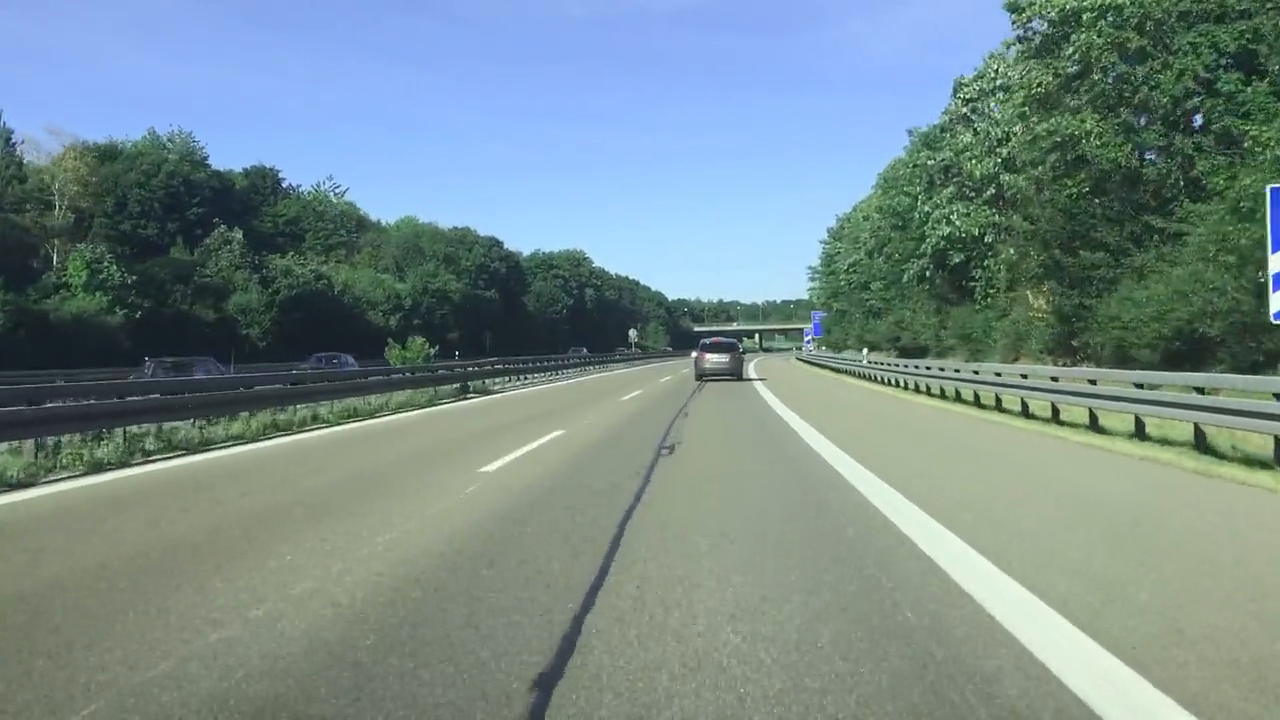
#> input picture frame 77 of Lane_video.mp4, 1280 x 720 px, given in place of Lane_video2.mp4, which was not available
$ python lanes.py
#> lines starting #> are read from the running program, lines starting #| are printed output that depends on the picture; after the words box and inside, x2 and y2 are one past the last pixel; in counts of white or black regions, pixels touching at a corner belong together; pictures that were not available may be replaced by others from this repository, and a replacement may not be noted
import cv2
import numpy as np
import matplotlib.pyplot as plt

def canny(img):
    grey=cv2.cvtColor(img,cv2.COLOR_BGR2GRAY)

    blur = cv2.GaussianBlur(grey,(5,5),0)

    #canny : It will perform a derivative and measure the adjacent changes in intensity in all directions, x and y
    canny=cv2.Canny(blur, 50,150)
    return canny

def region_of_interest(img):
    height=img.shape[0]
    poly=np.array([[(50,height),(600,height),(325,205)]])
    mask=np.zeros_like(img)
    cv2.fillPoly(mask,poly,255)
    masked_image= cv2.bitwise_and(img,mask)
    return masked_image

def display_lines(img,lines):
    line_img=np.zeros_like(img)
    if lines is not None:
        for line in lines:
            x1,y1,x2,y2=line.reshape(4)
            cv2.line(line_img,(x1,y1),(x2,y2),(255,0,0),10)
    return line_img

def make_coordinates(img,line_parameters):
    slope ,intercept=line_parameters
    y1=img.shape[0]
    y2=int(y1*(3.5/5))
    x1=int((y1-intercept)/slope)
    x2=int((y2-intercept)/slope)
    return np.array([x1,y1,x2,y2])

def average_slope_intersect(img,lines):
    left_fit=[]
    right_fit=[]
    for line in lines:
        x1,y1,x2,y2=line.reshape(4)
        parametes=np.polyfit((x1,x2),(y1,y2),1)
        slope=parametes[0]
        intercept=parametes[1]
        if slope < 0:
            left_fit.append((slope,intercept))
        else :
            right_fit.append((slope,intercept))
    left_fit_average = np.average(left_fit,axis=0)
    right_fit_average=np.average(right_fit, axis=0)
    left_line=make_coordinates(img,left_fit_average)
    right_line=make_coordinates(img,right_fit_average)
    print(left_fit)
    return np.array([left_line,right_line])


cap=cv2.VideoCapture("Lane_video2.mp4")
while(cap.isOpened()):
    _, frame=cap.read()
#> frame is the input picture: shape (720, 1280, 3); mean B, G, R 138.6, 139, 118.5
    canny_img=canny(frame)
#> in canny, `grey=cv2.cvtColor(img,cv2.COLOR_BGR2GRAY)`:
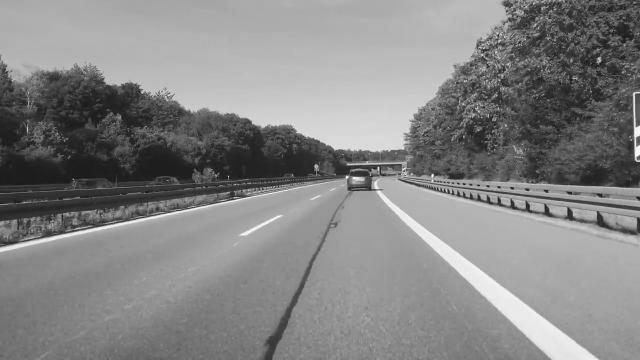
#> grey: shape (720, 1280) (shown at 1/2 size); min 0, max 255, mean 132.8
#> in canny, `canny=cv2.Canny(blur, 50,150)`:
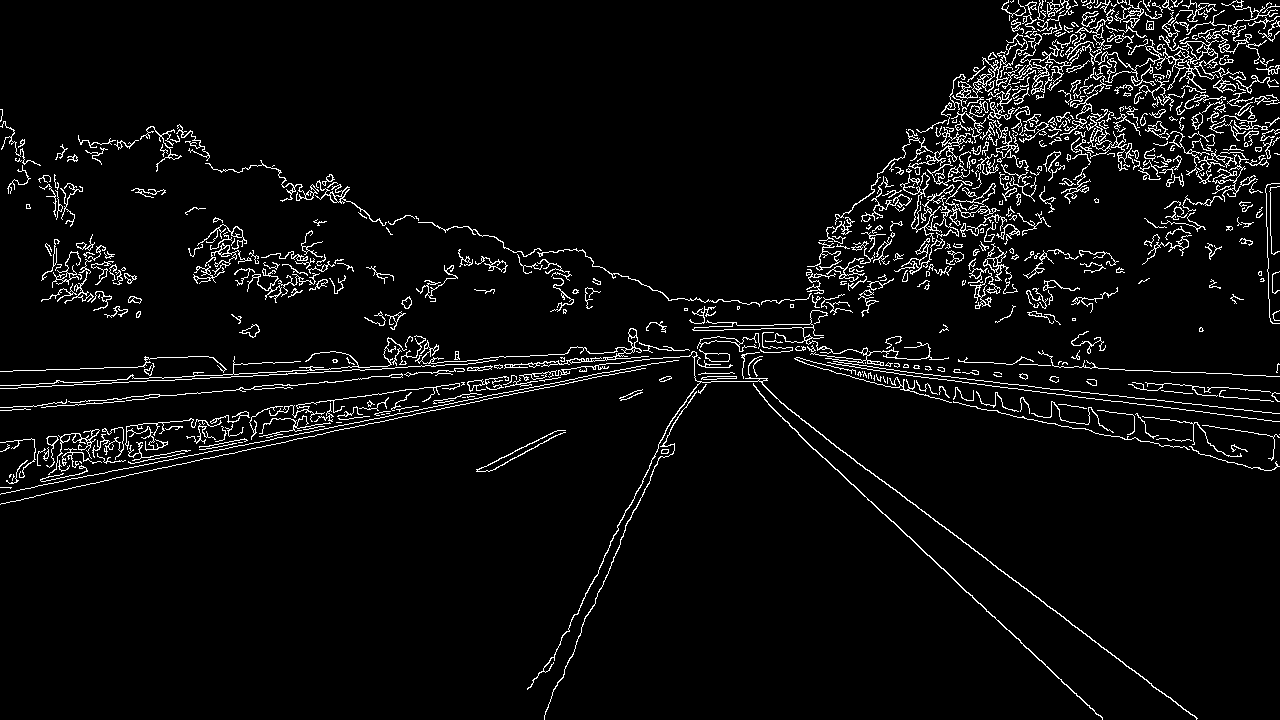
#> canny: shape (720, 1280); 4.8% white in thin lines or dots
    cropped_img=region_of_interest(canny_img)
#> in region_of_interest, `cv2.fillPoly(mask,poly,255)`:
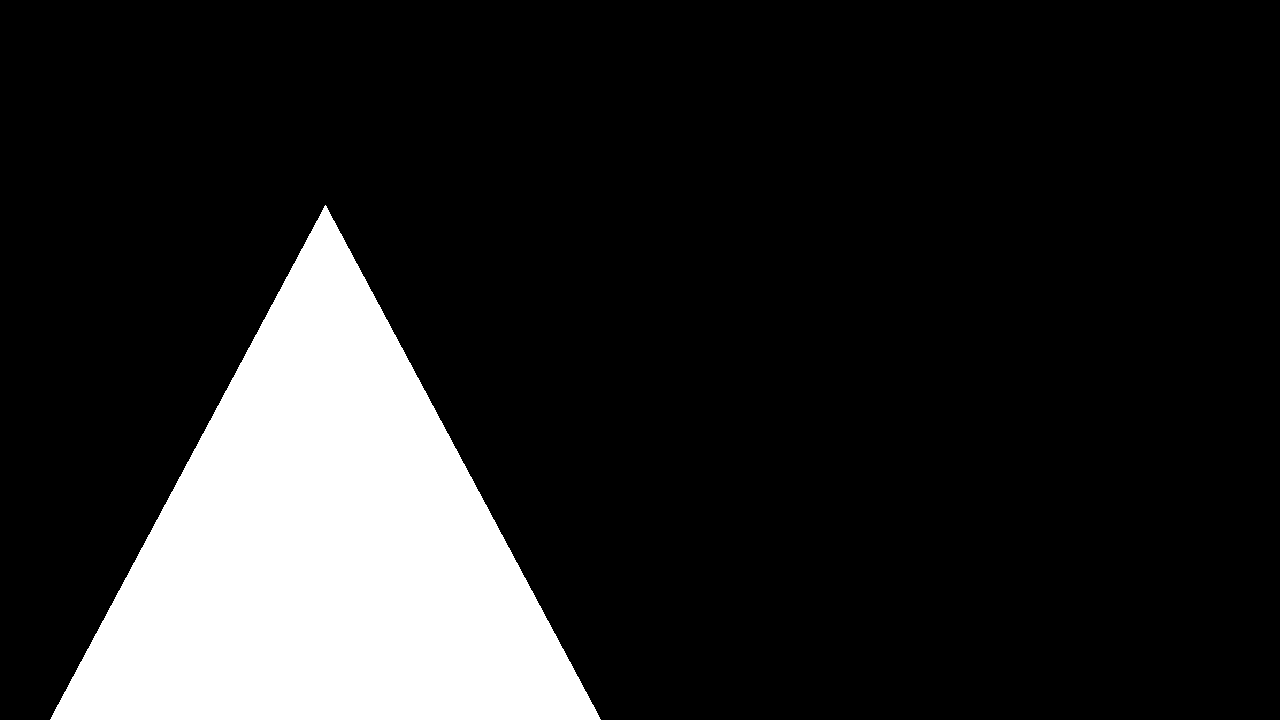
#> mask: shape (720, 1280); 15.4% white; 1 white region, box (x1, y1, x2, y2) and area: (50, 205, 601, 720) 142140
#> in region_of_interest, `masked_image= cv2.bitwise_and(img,mask)`:
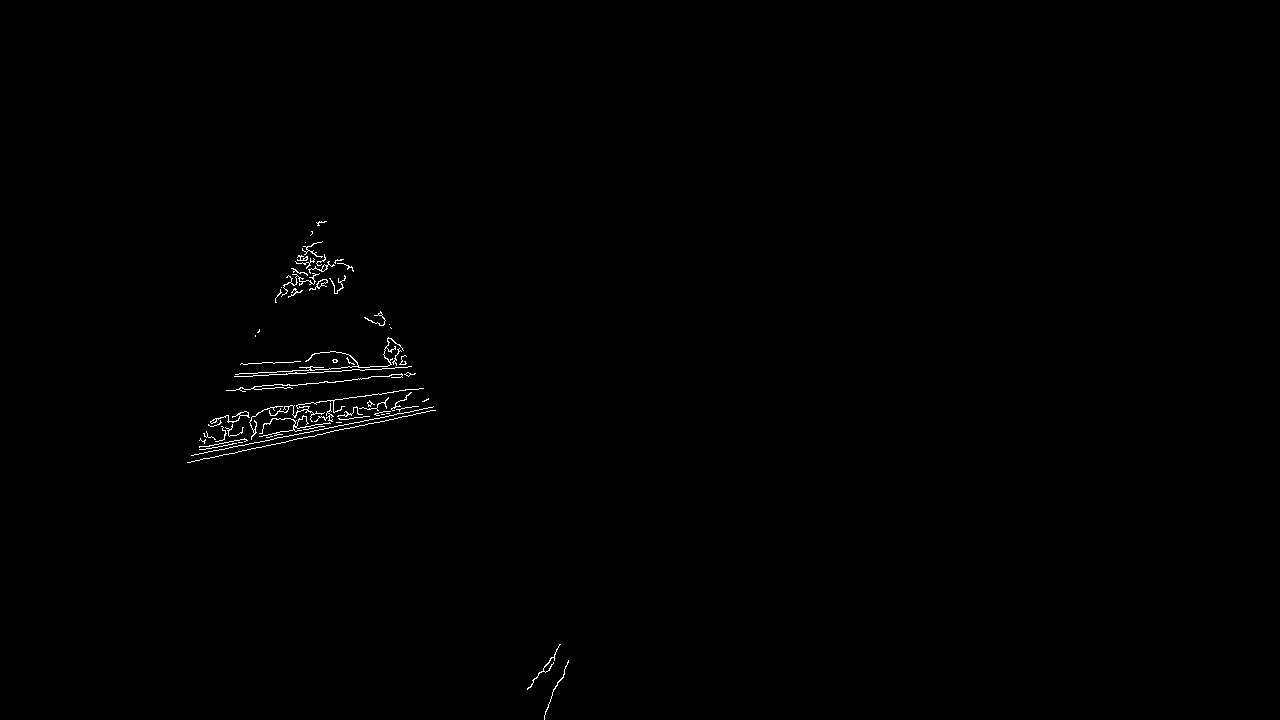
#> masked_image: shape (720, 1280); 0.38% white in thin lines or dots, all inside (x1, y1, x2, y2) = (187, 221, 569, 720)
    lines=cv2.HoughLinesP(cropped_img,2,np.pi/180,100,np.array([]),minLineLength=1,maxLineGap=10)
#> lines = 19 rows, first 6: [194, 454, 418, 410], [342, 370, 367, 369], [314, 403, 423, 388], [187, 462, 434, 410], [236, 376, 394, 368], [245, 439, 343, 419]
    print(lines)
#> (printed output is left out)
    avg_lines=average_slope_intersect(frame,lines)
#> the loop in average_slope_intersect, `for line in lines:` made 19 passes
#> (x1, y1, x2, y2, slope, intercept) on passes 1 to 8: (194, 454, 418, 410, -0.196, 492.1), (342, 370, 367, 369, -0.04, 383.7), (314, 403, 423, 388, -0.138, 446.2), (187, 462, 434, 410, -0.211, 501.4), (236, 376, 394, 368, -0.0506, 387.9), (245, 439, 343, 419, -0.204, 489), (254, 389, 410, 373, -0.103, 415.1), (359, 417, 415, 406, -0.196, 487.5)
#> after the loop in average_slope_intersect, `for line in lines:`: left_fit = 17 items, first 6: (-0.196, 492.1), (-0.04, 383.7), (-0.138, 446.2), (-0.211, 501.4), (-0.0506, 387.9), (-0.204, 489); right_fit = [(5.39e-14, 413), (1.06e-15, 407)]
#> in average_slope_intersect, `left_fit_average = np.average(left_fit,axis=0)`: left_fit_average = [-0.103, 441]
#> in average_slope_intersect, `right_fit_average=np.average(right_fit, axis=0)`: right_fit_average = [2.75e-14, 410]
#> in make_coordinates, `slope ,intercept=line_parameters`: slope = -0.103; intercept = 441
#> in make_coordinates, `x1=int((y1-intercept)/slope)`: x1 = -2714
#> in make_coordinates, `x2=int((y2-intercept)/slope)`: x2 = -603
#> in average_slope_intersect, `left_line=make_coordinates(img,left_fit_average)`: left_line = [-2714, 720, -603, 503]
#> in average_slope_intersect, `right_line=make_coordinates(img,right_fit_average)`: right_line = [11270788757381038, 720, 3381236627214575, 503]
#> (printed output is left out)
#> avg_lines = [[-2714, 720, -603, 503], [11270788757381038, 720, 3381236627214575, 503]]
#> the loop in display_lines, `for line in lines:` made 2 passes
#> (the run stopped early here; a loop or call above may not have finished)

$ run again, starting later in the video
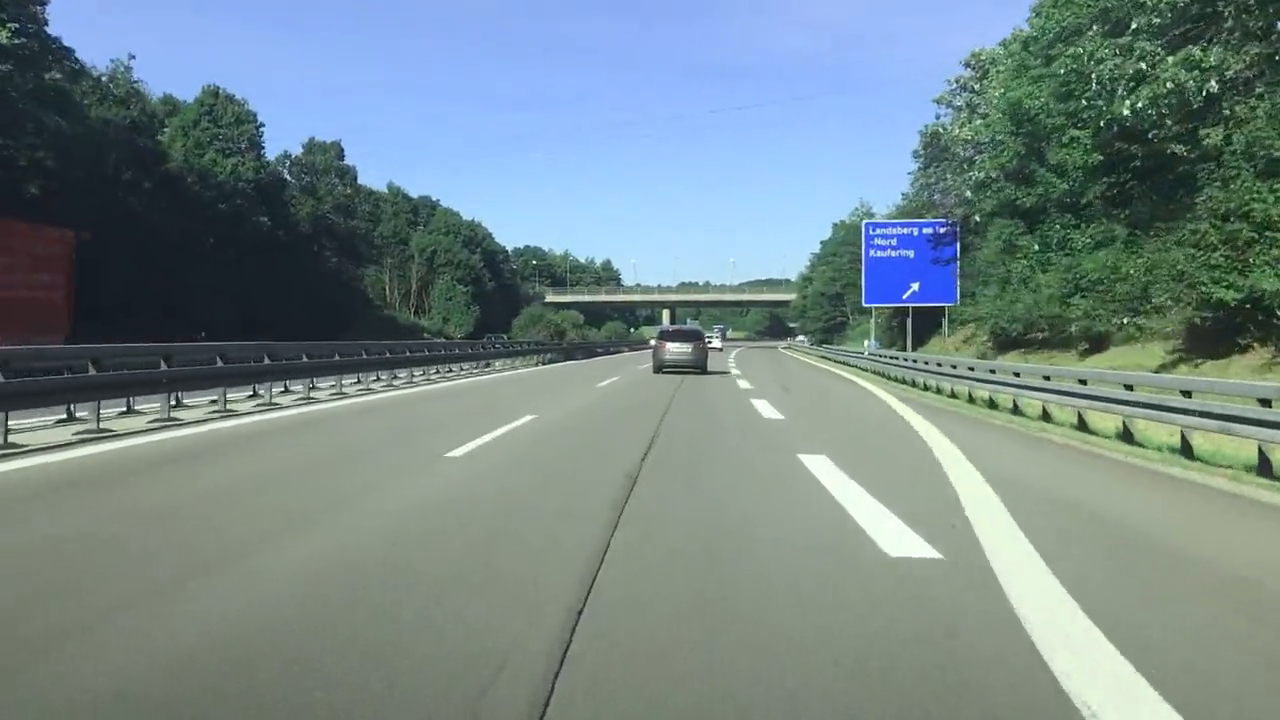
#> input picture frame 350 of Lane_video.mp4, 1280 x 720 px, given in place of Lane_video2.mp4, which was not available
#> frame is the input picture: shape (720, 1280, 3); mean B, G, R 136.8, 135.5, 116.9
#> in canny, `canny=cv2.Canny(blur, 50,150)`:
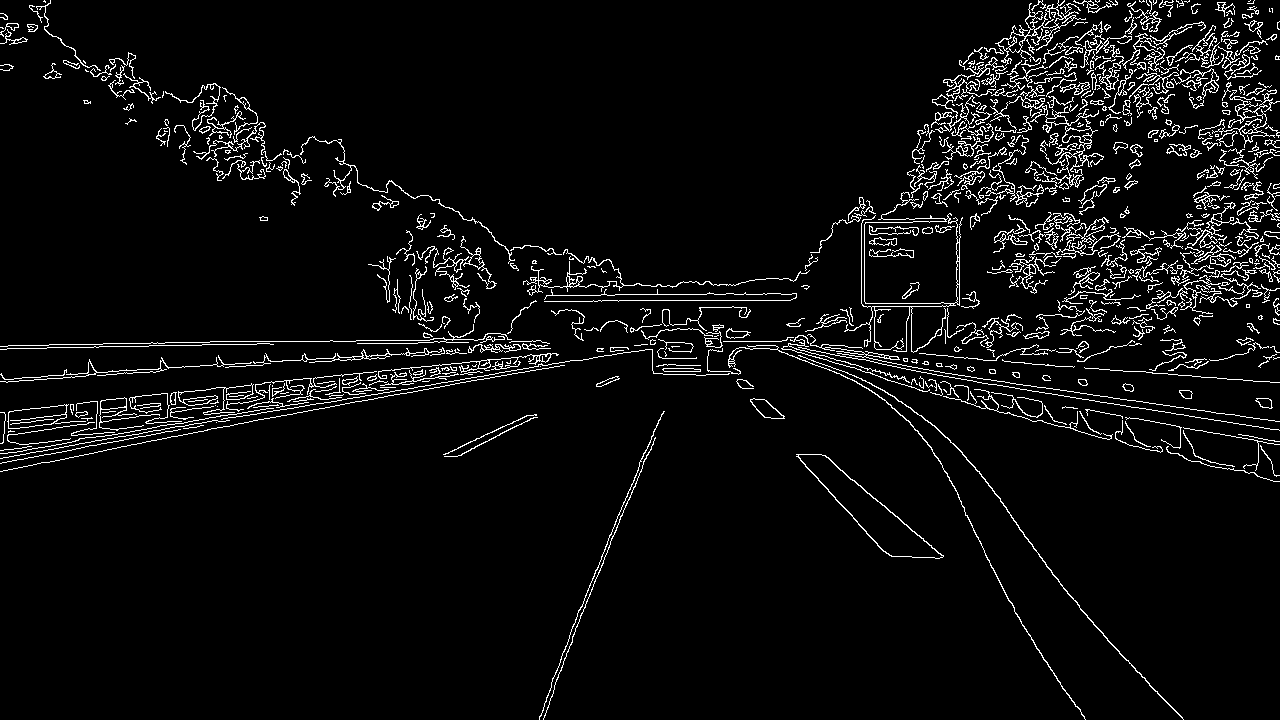
#> canny: shape (720, 1280); 4.9% white in thin lines or dots
#> mask: shape (720, 1280); 15.4% white; 1 white region, box (x1, y1, x2, y2) and area: (50, 205, 601, 720) 142140
#> in region_of_interest, `masked_image= cv2.bitwise_and(img,mask)`:
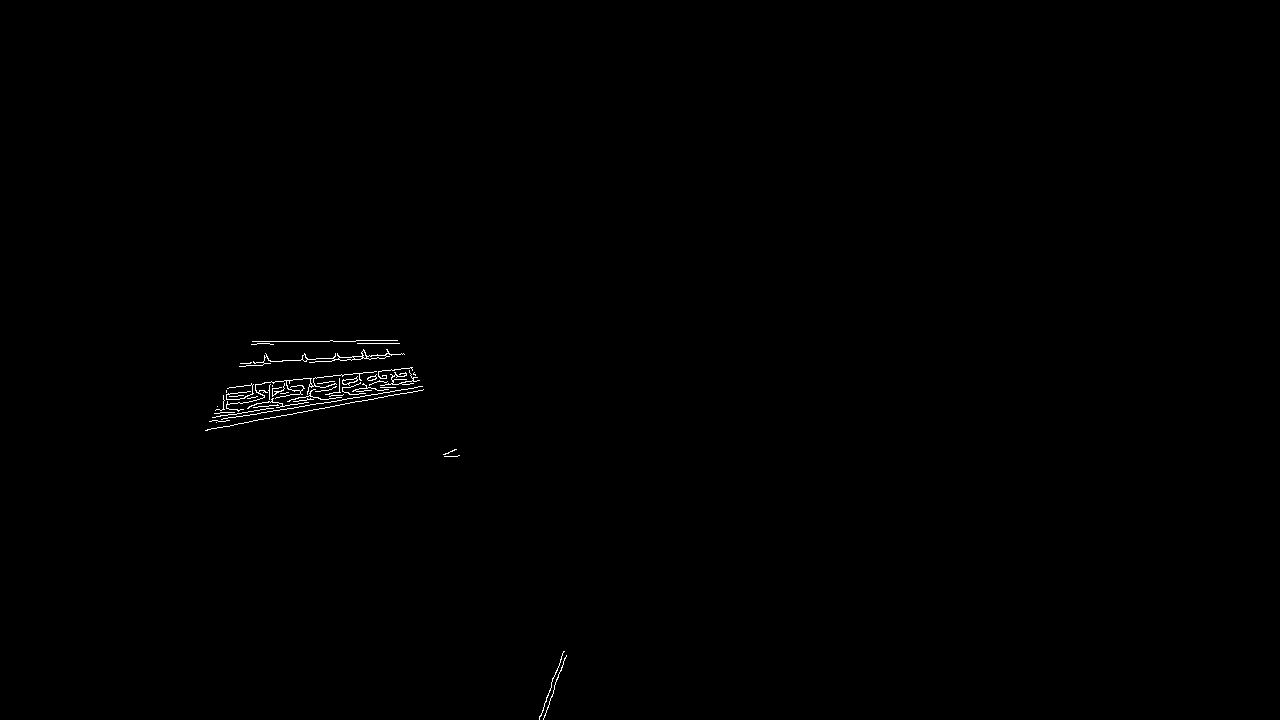
#> masked_image: shape (720, 1280); 0.28% white in thin lines or dots, all inside (x1, y1, x2, y2) = (205, 340, 567, 720)
#> lines = 29 rows, first 6: [209, 421, 389, 392], [269, 418, 423, 389], [294, 360, 403, 353], [236, 386, 412, 367], [368, 380, 415, 374], [294, 391, 320, 391]
#> (printed output is left out)
#> the loop in average_slope_intersect, `for line in lines:` made 29 passes
#> (x1, y1, x2, y2, slope, intercept) on passes 1 to 8: (209, 421, 389, 392, -0.161, 454.7), (269, 418, 423, 389, -0.188, 468.7), (294, 360, 403, 353, -0.0642, 378.9), (236, 386, 412, 367, -0.108, 411.5), (368, 380, 415, 374, -0.128, 427), (294, 391, 320, 391, 2.79e-15, 391), (269, 387, 290, 387, -4.3e-15, 387), (234, 414, 306, 402, -0.167, 453)
#> after the loop in average_slope_intersect, `for line in lines:`: left_fit = 23 items, first 6: (-0.161, 454.7), (-0.188, 468.7), (-0.0642, 378.9), (-0.108, 411.5), (-0.128, 427), (-4.3e-15, 387); right_fit = [(2.79e-15, 391), (2.5e-16, 340), (1.9e-15, 392), (9.3e-15, 389), (4.5e-15, 387), (7.54e-15, 393)]
#> left_fit_average = [-0.105, 422.8]
#> right_fit_average = [4.38e-15, 382]
#> in make_coordinates, `slope ,intercept=line_parameters`: slope = -0.105; intercept = 422.8
#> in make_coordinates, `x1=int((y1-intercept)/slope)`: x1 = -2842
#> in make_coordinates, `x2=int((y2-intercept)/slope)`: x2 = -767
#> left_line = [-2842, 720, -767, 503]
#> right_line = [77174315411456256, 720, 27627491611793724, 503]
#> (printed output is left out)
#> avg_lines = [[-2842, 720, -767, 503], [77174315411456256, 720, 27627491611793724, 503]]
#> the loop in display_lines, `for line in lines:` made 2 passes
